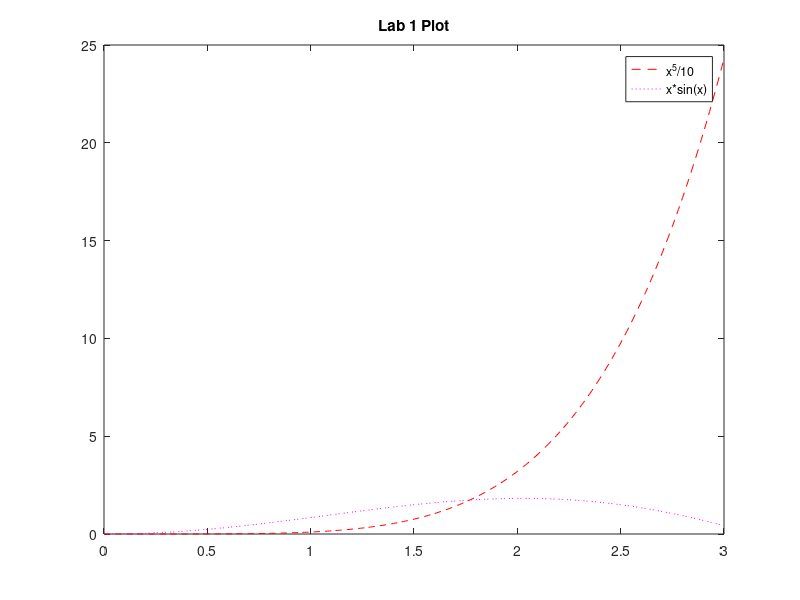

Source code (MATLAB):
% Problem 1
A=[1 0 -2; 2 1 3; 0 1 0];
B=[2 1 1; 1 0 -1; 1 1 0];
C=A-B
D=A*B
E=A.*B

% Problem 2
clf
x=0:.01:3;
y1=x.^5 / 10;
y2=x.*sin(x)
plot(x, y1, '--r', x, y2, ':m')
legend('x^5/10', 'x*sin(x)')
title("Lab 1 Plot")
